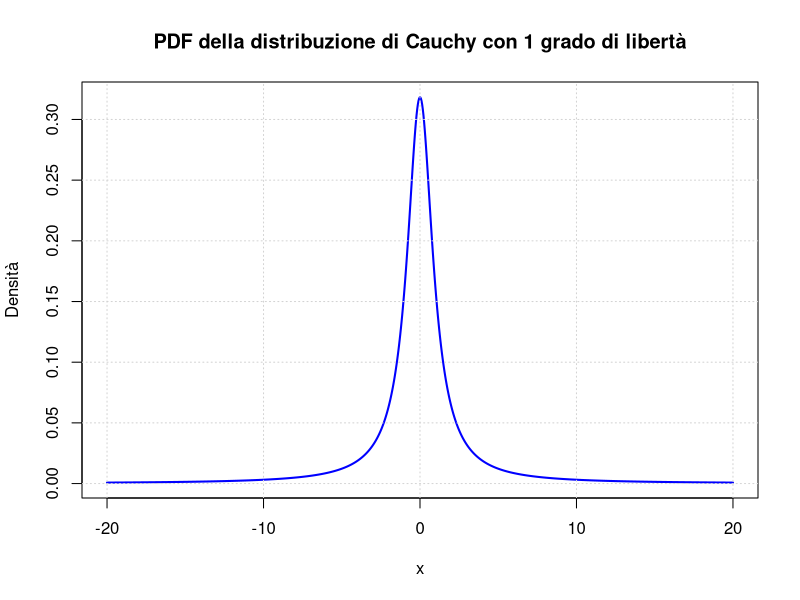
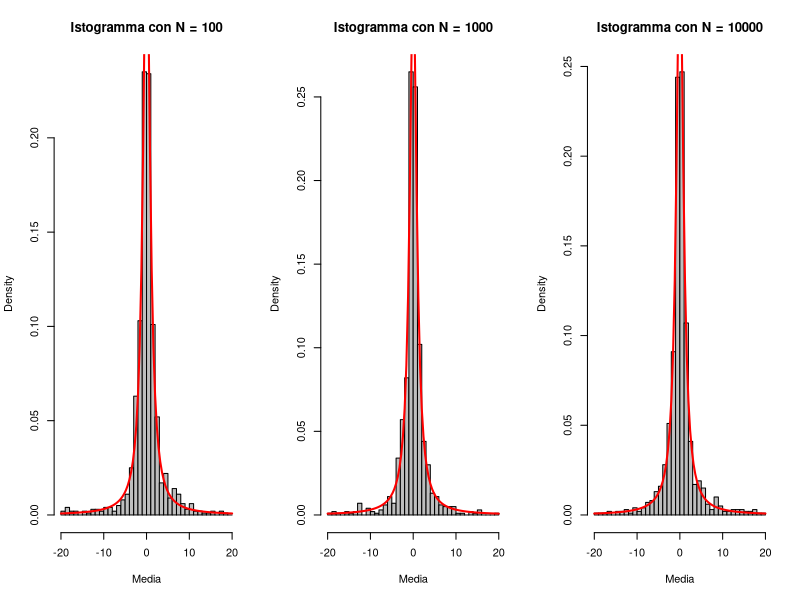
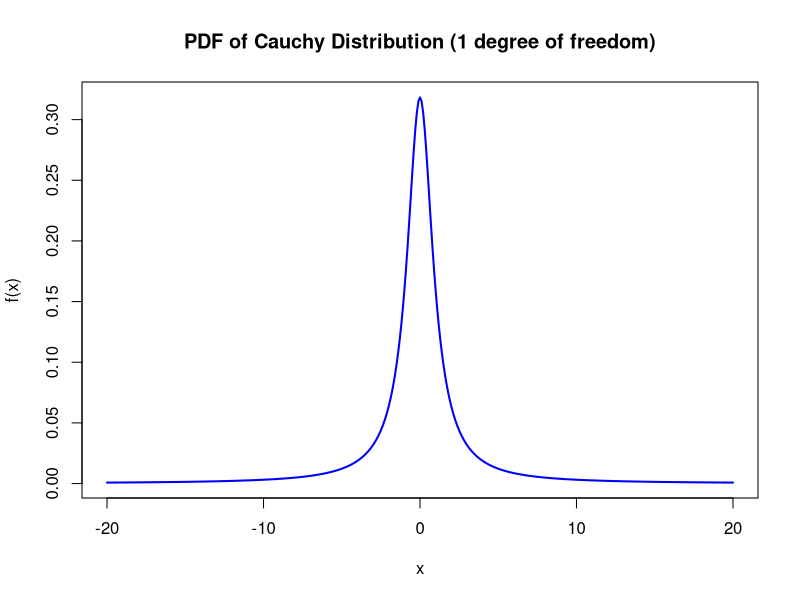
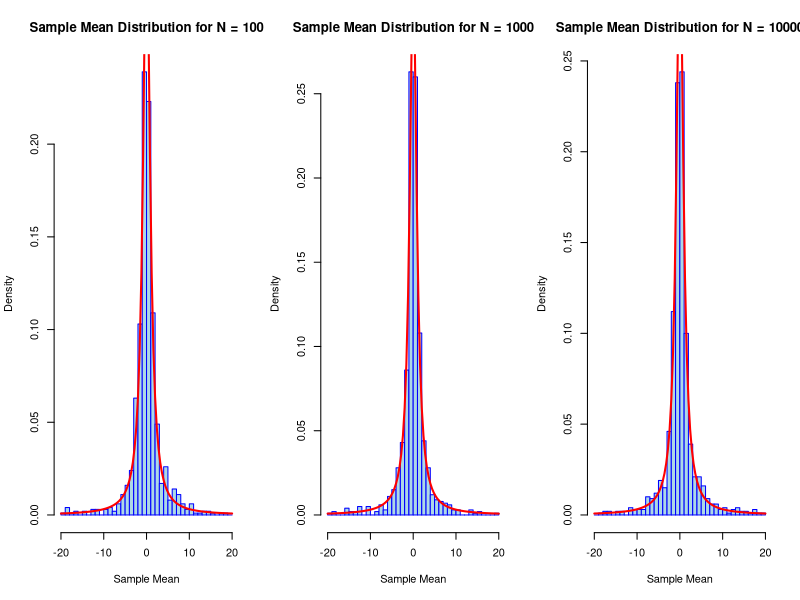

Source code (R) for these figures, in order:
# Step 1: Plot the PDF of a Cauchy distribution
x <- seq(-20, 20, length.out = 1000)
pdf <- dt(x, df = 1) # Cauchy distribution (t-distribution with df = 1)

plot(x, pdf, type = "l", col = "blue", lwd = 2,
     main = "PDF della distribuzione di Cauchy con 1 grado di libertà",
     xlab = "x", ylab = "Densità")
grid()

# Step 2: Simulate sample means for different sample sizes
set.seed(123) # For reproducibility
N_values <- c(100, 1000, 10000)

# Calculate sample means for each N
sample_means <- sapply(N_values, function(N) mean(rt(N, df = 1)))
cat("Sample mean for N=100:", sample_means[1], "\n")
cat("Sample mean for N=1000:", sample_means[2], "\n")
cat("Sample mean for N=10000:", sample_means[3], "\n")

# Step 3: Estimate the PDF of the sample mean (X-bar) using histograms
par(mfrow = c(1, 3)) # Set up a 3-panel layout
for (N in N_values) {
  X_bar <- replicate(1000, mean(rt(N, df = 1))) # Simulate sample means
  hist(X_bar, breaks = c(-Inf, -20:20, Inf), freq = FALSE,
       xlim = c(-20, 20), col = "gray",
       main = paste("Istogramma con N =", N),
       xlab = "Media")
  
  # Add the theoretical Cauchy curve
  curve(dt(x, df = 1), col = "red", lwd = 2, add = TRUE)
}
par(mfrow = c(1, 1)) # Reset layout

# Step 4: Does the CLT hold?
cat("Does the CLT hold for this distribution? NO.\n")
cat("The sample mean does not converge because the Cauchy distribution\n")
cat("has no finite mean or variance.\n")

# ----------------------------------------------

# Plot the PDF of a Cauchy distribution with 1 degree of freedom
x <- seq(-20, 20, by = 0.1)
y <- dt(x, df = 1)
plot(x, y, type = "l", col = "blue", lwd = 2, 
     main = "PDF of Cauchy Distribution (1 degree of freedom)",
     xlab = "x", ylab = "f(x)")

set.seed(123)  # For reproducibility
sample_sizes <- c(100, 1000, 10000)
sample_means <- sapply(sample_sizes, function(N) {
  means <- replicate(1000, mean(rt(N, df = 1)))  # 1000 simulations for each N
  return(means)
})

# Check the results for each sample size
cat("Sample mean for N=100 (first 10):", sample_means[1:10, 1], "\n")
cat("Sample mean for N=1000 (first 10):", sample_means[1:10, 2], "\n")
cat("Sample mean for N=10000 (first 10):", sample_means[1:10, 3], "\n")

par(mfrow = c(1, 3))  # Multiple plots in a row
for (i in 1:length(sample_sizes)) {
  hist(sample_means[, i], breaks = c(-Inf, -20:20, Inf), 
       xlim = c(-20, 20), main = paste("Sample Mean Distribution for N =", sample_sizes[i]),
       xlab = "Sample Mean", col = "lightblue", border = "blue", probability = TRUE)
  curve(dt(x, df = 1), add = TRUE, col = "red", lwd = 2)  # Add the Cauchy pdf
}

